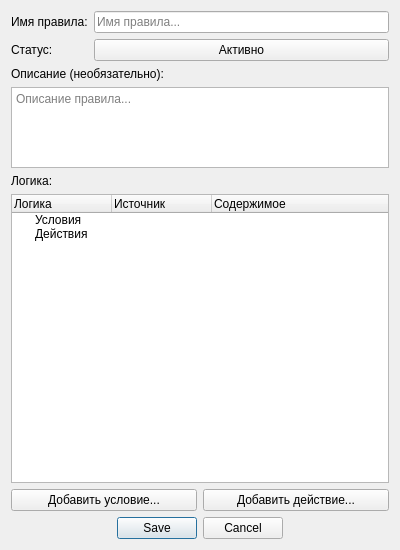
<?xml version="1.0" encoding="UTF-8"?>
<ui version="4.0">
 <class>RuleDialog</class>
 <widget class="QDialog" name="RuleDialog">
  <property name="geometry">
   <rect>
    <x>0</x>
    <y>0</y>
    <width>400</width>
    <height>550</height>
   </rect>
  </property>
  <property name="minimumSize">
   <size>
    <width>400</width>
    <height>550</height>
   </size>
  </property>
  <property name="windowTitle">
   <string>Правило</string>
  </property>
  <layout class="QGridLayout" name="gridLayout">
   <item row="6" column="0" colspan="2">
    <widget class="QTreeWidget" name="treeRuleLogic">
     <column>
      <property name="text">
       <string>Логика</string>
      </property>
     </column>
     <column>
      <property name="text">
       <string>Источник</string>
      </property>
     </column>
     <column>
      <property name="text">
       <string>Содержимое</string>
      </property>
     </column>
     <item>
      <property name="text">
       <string>Условия</string>
      </property>
     </item>
     <item>
      <property name="text">
       <string>Действия</string>
      </property>
     </item>
    </widget>
   </item>
   <item row="1" column="0">
    <widget class="QLabel" name="label_5">
     <property name="text">
      <string>Статус:</string>
     </property>
    </widget>
   </item>
   <item row="4" column="0" colspan="2">
    <widget class="QPlainTextEdit" name="pteRuleDesc">
     <property name="maximumSize">
      <size>
       <width>16777215</width>
       <height>81</height>
      </size>
     </property>
     <property name="placeholderText">
      <string>Описание правила...</string>
     </property>
    </widget>
   </item>
   <item row="0" column="1">
    <widget class="QLineEdit" name="lneRuleName">
     <property name="placeholderText">
      <string>Имя правила...</string>
     </property>
    </widget>
   </item>
   <item row="12" column="0" colspan="2">
    <layout class="QHBoxLayout" name="horizontalLayout">
     <item>
      <widget class="QPushButton" name="btnAddTrigger">
       <property name="text">
        <string>Добавить условие...</string>
       </property>
      </widget>
     </item>
     <item>
      <widget class="QPushButton" name="btnAddAction">
       <property name="text">
        <string>Добавить действие...</string>
       </property>
      </widget>
     </item>
    </layout>
   </item>
   <item row="5" column="0" colspan="2">
    <widget class="QLabel" name="label_4">
     <property name="text">
      <string>Логика:</string>
     </property>
    </widget>
   </item>
   <item row="1" column="1">
    <widget class="QPushButton" name="btnStatus">
     <property name="text">
      <string>Активно</string>
     </property>
    </widget>
   </item>
   <item row="3" column="0" colspan="2">
    <widget class="QLabel" name="label_3">
     <property name="text">
      <string>Описание (необязательно):</string>
     </property>
    </widget>
   </item>
   <item row="16" column="0" colspan="2">
    <widget class="QDialogButtonBox" name="buttonBox">
     <property name="orientation">
      <enum>Qt::Horizontal</enum>
     </property>
     <property name="standardButtons">
      <set>QDialogButtonBox::Cancel|QDialogButtonBox::Save</set>
     </property>
     <property name="centerButtons">
      <bool>true</bool>
     </property>
    </widget>
   </item>
   <item row="0" column="0">
    <widget class="QLabel" name="label">
     <property name="text">
      <string>Имя правила:</string>
     </property>
    </widget>
   </item>
  </layout>
 </widget>
 <resources/>
 <connections>
  <connection>
   <sender>buttonBox</sender>
   <signal>accepted()</signal>
   <receiver>RuleDialog</receiver>
   <slot>accept()</slot>
   <hints>
    <hint type="sourcelabel">
     <x>229</x>
     <y>525</y>
    </hint>
    <hint type="destinationlabel">
     <x>157</x>
     <y>274</y>
    </hint>
   </hints>
  </connection>
  <connection>
   <sender>buttonBox</sender>
   <signal>rejected()</signal>
   <receiver>RuleDialog</receiver>
   <slot>reject()</slot>
   <hints>
    <hint type="sourcelabel">
     <x>297</x>
     <y>531</y>
    </hint>
    <hint type="destinationlabel">
     <x>286</x>
     <y>274</y>
    </hint>
   </hints>
  </connection>
 </connections>
</ui>
